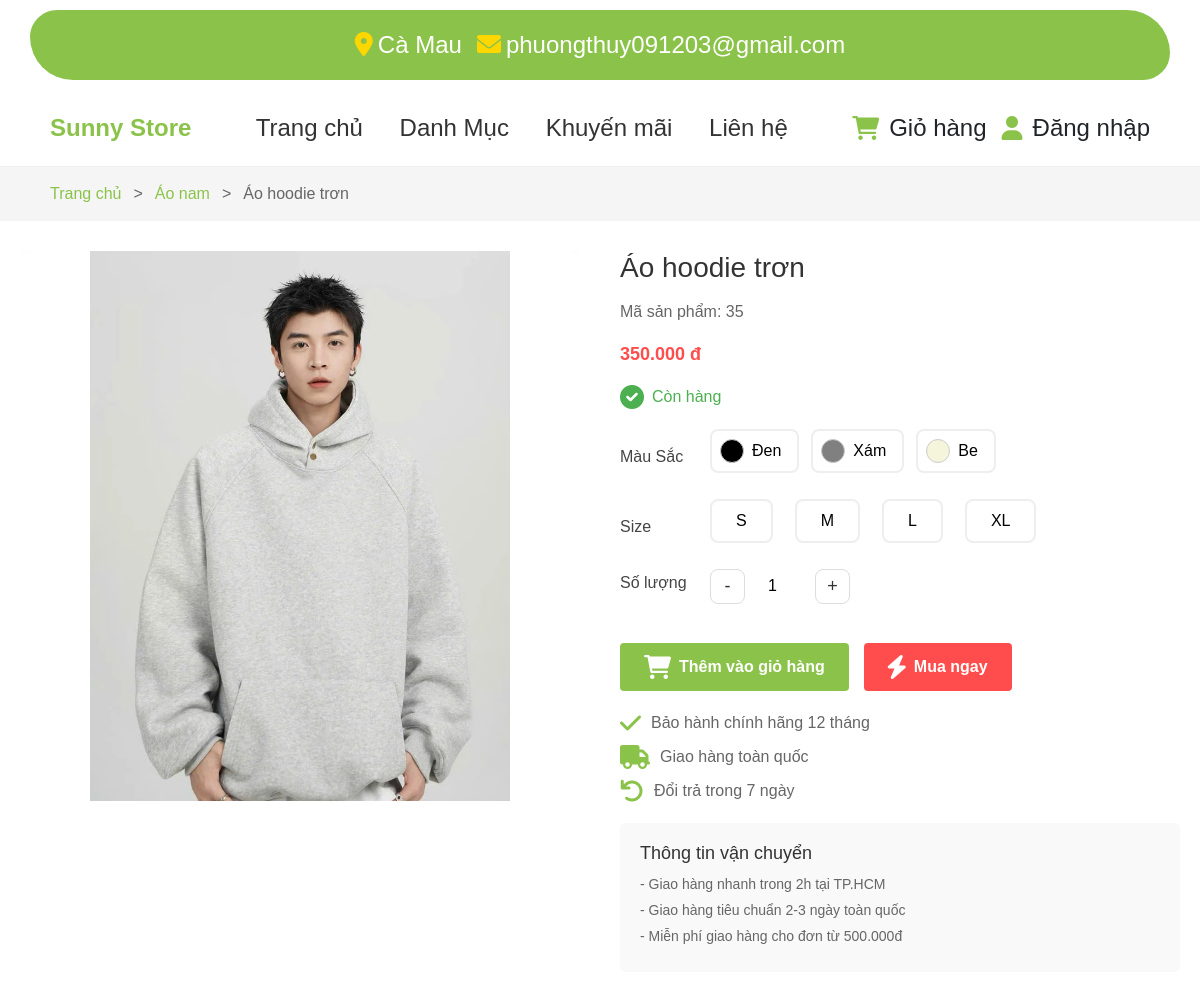
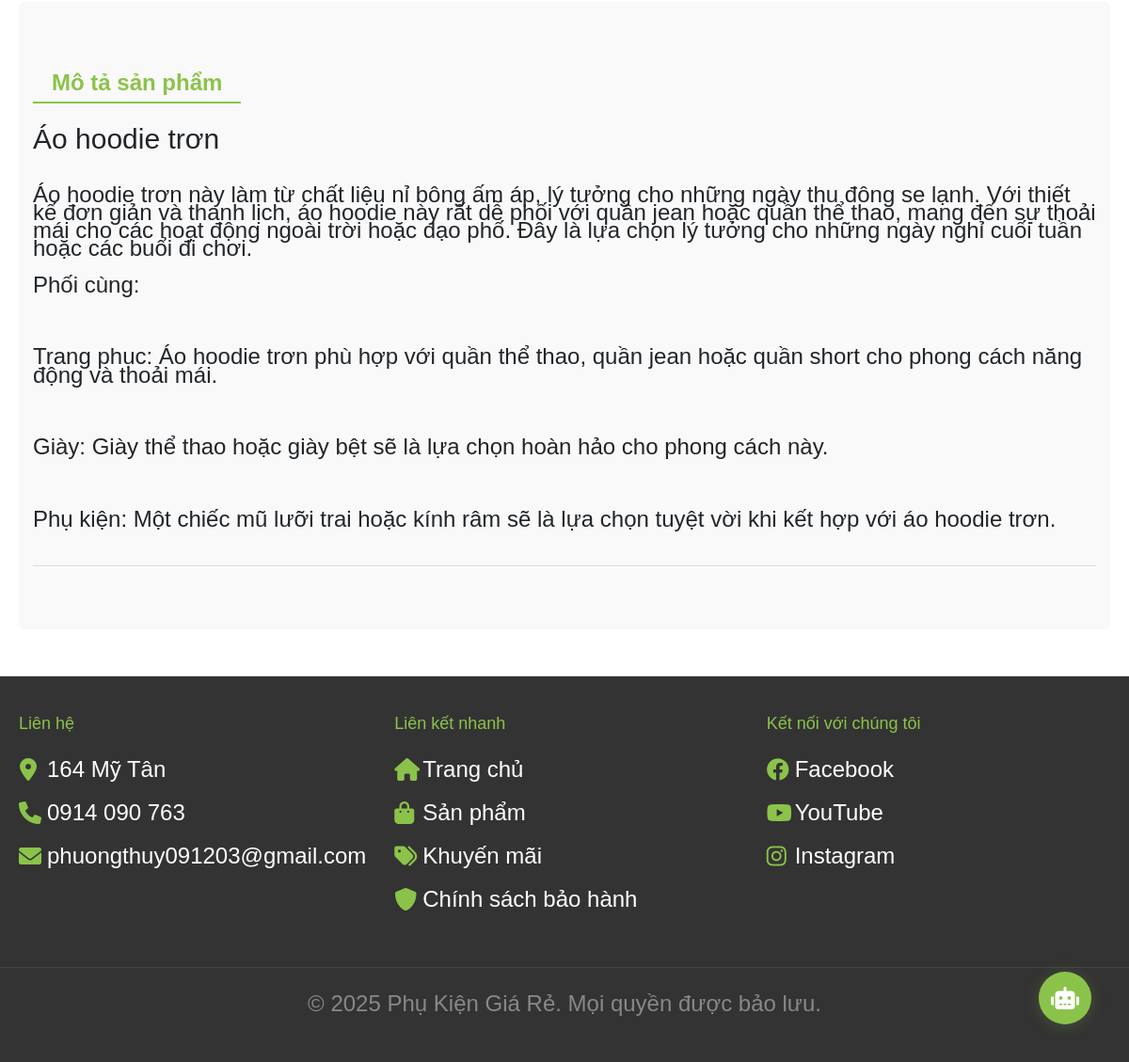
/ProductDetail.php?id=35, run on the app's committed database (2 pictures, top to bottom).
### tables this page shows
CREATE TABLE `danhmuc` (
  `danhmucid` int(11) NOT NULL,
  `tendanhmuc` varchar(255) NOT NULL
);

CREATE TABLE `sanpham` (
  `sanphamid` int(11) NOT NULL,
  `tensanpham` varchar(255) NOT NULL,
  `mota` text DEFAULT NULL,
  `gia` decimal(10,2) NOT NULL,
  `madanhmuc` int(11) DEFAULT NULL,
  `makhuyenmai` int(11) DEFAULT NULL,
  `chatlieu` varchar(255) DEFAULT NULL,
  `thuonghieu` varchar(255) DEFAULT NULL,
  `baohanh` varchar(255) DEFAULT NULL,
  `gianhap` decimal(10,2) DEFAULT NULL
);

CREATE TABLE `mausac` (
  `mausacid` int(11) NOT NULL,
  `tenmau` varchar(50) NOT NULL,
  `mamau` varchar(7) DEFAULT NULL COMMENT 'Mã màu hex, ví dụ: #FFFFFF'
);

CREATE TABLE `sanpham_size` (
  `id` int(11) NOT NULL,
  `sanphamid` int(11) NOT NULL,
  `sizeid` int(11) NOT NULL,
  `soluong` int(11) NOT NULL DEFAULT 0
);

CREATE TABLE `size` (
  `sizeid` int(11) NOT NULL,
  `kichco` varchar(10) NOT NULL
);

### connect.php (called while the page is built, shortened)
<?php
    $servername = "localhost";
    $username = "root";
    $password = "";
    $dbname = "shoplinhkien";
    $conn = mysqli_connect($servername, $username, $password, $dbname);
    function getProductDetail($productId) {
        global $conn;
        $sql = "SELECT s.*, h.duongdan, d.tendanhmuc
                FROM sanpham s
                LEFT JOIN hinhanhsanpham h ON s.sanphamid = h.masanpham
                LEFT JOIN danhmuc d ON s.madanhmuc = d.danhmucid
                WHERE s.sanphamid = " . intval($productId);
        $result = mysqli_query($conn, $sql);
        return mysqli_fetch_assoc($result);
    }
?>

### functions.php (called while the page is built, shortened)
<?php
if (!function_exists('getProductPromotion')) {
    function getProductPromotion($conn, $productId) {
        $sql = "SELECT k.*
                FROM khuyenmai k
                JOIN sanpham_khuyenmai sk ON k.khuyenmaiid = sk.khuyenmai_id
                WHERE sk.sanpham_id = ?
                AND k.ngaybatdau <= CURRENT_TIMESTAMP
                AND k.ngayketthuc >= CURRENT_TIMESTAMP";
        $stmt = $conn->prepare($sql);
        $stmt->bind_param("i", $productId);
        $stmt->execute();
        $result = $stmt->get_result();
        return null;
    }
}
?>

### ProductDetail.php (the view, shortened to what this page needs)
<?php
require_once 'connect.php';
require_once 'functions.php';
$productId = isset($_GET['id']) ? (int)$_GET['id'] : 0;
$product = getProductDetail($productId);
$sql = "SELECT SUM(soluong) as tonkho FROM sanpham_size WHERE sanphamid = ?";
$stmt = $conn->prepare($sql);
$stmt->bind_param("i", $productId);
$stmt->execute();
$result = $stmt->get_result();
$row = $result->fetch_assoc();
$product['tonkho'] = $row['tonkho'] ?? 0;
$images = [];
$sql = "SELECT duongdan FROM hinhanhsanpham WHERE masanpham = ?";
$stmt = $conn->prepare($sql);
$stmt->bind_param("i", $productId);
$stmt->execute();
$result = $stmt->get_result();
while ($row = $result->fetch_assoc()) {
    $images[] = $row['duongdan'];
}
$sizes = [];
$sql = "SELECT sz.sizeid, sz.kichco, ss.soluong
        FROM sanpham_size ss
        JOIN size sz ON ss.sizeid = sz.sizeid
        WHERE ss.sanphamid = ? AND ss.soluong > 0";
$stmt = $conn->prepare($sql);
$stmt->bind_param("i", $productId);
$stmt->execute();
$result = $stmt->get_result();
while ($row = $result->fetch_assoc()) {
    $sizes[] = $row;
}
$colors = [];
$sql = "SELECT ms.mausacid, ms.tenmau, ms.mamau
        FROM sanpham_mausac sm
        JOIN mausac ms ON sm.mausacid = ms.mausacid
        WHERE sm.sanphamid = ?";
$stmt = $conn->prepare($sql);
$stmt->bind_param("i", $productId);
$stmt->execute();
$result = $stmt->get_result();
while ($row = $result->fetch_assoc()) {
    $colors[] = $row;
}
$colorAvailable = [];
foreach ($colors as $cl) {
    $sql = "SELECT COUNT(*) as cnt FROM sanpham_size ss JOIN sanpham_mausac sm ON ss.sanphamid = sm.sanphamid WHERE ss.sanphamid = ? AND sm.mausacid = ? AND ss.soluong > 0";
    $stmt = $conn->prepare($sql);
    $stmt->bind_param("ii", $productId, $cl['mausacid']);
    $stmt->execute();
    $result = $stmt->get_result();
    $row = $result->fetch_assoc();
    $colorAvailable[$cl['mausacid']] = $row['cnt'] > 0;
}
?>
<!DOCTYPE html>
<html lang="en">
<head>
    <link href="https://cdnjs.cloudflare.com/ajax/libs/font-awesome/6.0.0/css/all.min.css" rel="stylesheet">
    <link href="https://cdn.jsdelivr.net/npm/bootstrap@5.3.0/dist/css/bootstrap.min.css" rel="stylesheet">
</head>
<body>
<?php include 'header.php'; ?>
    <div class="breadcrumb">
        <a href="home.php">Trang chủ</a>
        <span class="breadcrumb-separator">&gt;</span>
        <a href="?category=<?php echo $product['madanhmuc']; ?>"><?php echo $product['tendanhmuc']; ?></a>
        <span class="breadcrumb-separator">&gt;</span>
        <span><?php echo $product['tensanpham']; ?></span>
    </div>
    <div class="product-detail">
        <div class="product-gallery">
            <div id="productCarousel" class="carousel slide" data-bs-ride="carousel">
                <div class="carousel-inner">
                    <?php foreach ($images as $idx => $img): ?>
                        <div class="carousel-item <?php echo $idx === 0 ? 'active' : ''; ?>">
                            <img src="picture/<?php echo $img; ?>" class="d-block w-100" alt="Ảnh sản phẩm">
                        </div>
                    <?php endforeach; ?>
                </div>
                <?php if (count($images) > 1): ?>
                    <button class="carousel-control-prev" type="button" data-bs-target="#productCarousel" data-bs-slide="prev">
                        <span class="carousel-control-prev-icon" aria-hidden="true"></span>
                    </button>
                    <button class="carousel-control-next" type="button" data-bs-target="#productCarousel" data-bs-slide="next">
                        <span class="carousel-control-next-icon" aria-hidden="true"></span>
                    </button>
                <?php endif; ?>
            </div>
        </div>
        <div class="product-info">
            <h1 class="product-title"><?php echo $product['tensanpham']; ?></h1>
            <div class="product-code">Mã sản phẩm: <?php echo $product['sanphamid']; ?></div>
            <div class="price-container">
                <?php
                $promotion = getProductPromotion($conn, $product['sanphamid']);
                if ($promotion):
                    $discounted_price = calculateDiscountedPrice($product['gia'], $promotion);
                ?>
                    <div class="price-wrapper">
                        <span class="original-price"><?php echo number_format($product['gia'], 0, ',', '.'); ?>&nbsp;đ</span>
                        <span class="discounted-price"><?php echo number_format($discounted_price, 0, ',', '.'); ?>&nbsp;đ</span>
                    </div>
                    <span class="discount-badge">-<?php echo number_format ($promotion['giatrigiamgia'],0,',',','); ?>&nbsp;đ</span>
                <?php else: ?>
                    <span class="normal-price"><?php echo number_format($product['gia'], 0, ',', '.'); ?>&nbsp;đ</span>
                <?php endif; ?>
            </div>
            <div class="stock-status">
                <?php if ($product['tonkho'] > 0): ?>
                    <i class="fas fa-check-circle" style="color: #4CAF50;"></i> Còn hàng
                <?php else: ?>
                    <i class="fas fa-times-circle" style="color: #f44336;"></i> Hết hàng
                <?php endif; ?>
            </div>
            <div class="product-actions">
                <div class="product-options" style="margin-bottom: 16px;">
                    <?php if (count($colors) > 0): ?>
                        <div style="display: flex; align-items: center; margin-bottom: 8px;">
                            <span class="product-options-label">Màu Sắc</span>
                            <div class="color-options">
                                <?php foreach ($colors as $cl): ?>
                                    <button type="button" class="color-btn" data-color-id="<?php echo $cl['mausacid']; ?>" style="<?php if($cl['mamau']) echo 'background: #fff;'; ?>" <?php echo !$colorAvailable[$cl['mausacid']] ? 'disabled' : ''; ?>>
                                        <span class="color-dot" style="background: <?php echo htmlspecialchars($cl['mamau']); ?>;"></span>
                                        <?php echo htmlspecialchars($cl['tenmau']); ?>
                                    </button>
                                <?php endforeach; ?>
                            </div>
                        </div>
                    <?php endif; ?>
                    <?php if (count($sizes) > 0): ?>
                        <div style="display: flex; align-items: center; margin-bottom: 8px;">
                            <span class="product-options-label">Size</span>
                            <div class="size-options">
                                <?php foreach ($sizes as $sz): ?>
                                    <button type="button" class="size-btn" data-size-id="<?php echo $sz['sizeid']; ?>" <?php echo $sz['soluong'] <= 0 ? 'disabled' : ''; ?>>
                                        <?php echo htmlspecialchars($sz['kichco']); ?>
                                    </button>
                                <?php endforeach; ?>
                            </div>
                        </div>
                    <?php endif; ?>
                    <div style="display: flex; align-items: center; margin-bottom: 8px;">
                        <span class="product-options-label">Số lượng</span>
                        <div class="quantity-selector">
                            <button onclick="decreaseQuantity()" <?php echo $product['tonkho'] <= 0 ? 'disabled' : ''; ?>>-</button>
                            <input type="number" id="quantity" value="1" min="1" max="<?php echo $product['tonkho']; ?>"
                                   <?php echo $product['tonkho'] <= 0 ? 'disabled' : ''; ?>>
                            <button onclick="increaseQuantity()" <?php echo $product['tonkho'] <= 0 ? 'disabled' : ''; ?>>+</button>
                        </div>
                    </div>
                </div>
                <div class="button-group">
                    <button class="add-to-cart-btn" onclick="addToCart(<?php echo $product['sanphamid']; ?>)"
                            <?php echo $product['tonkho'] <= 0 ? 'disabled' : ''; ?>>
                        <i class="fas fa-shopping-cart"></i> Thêm vào giỏ hàng
                    </button>
                    <button class="buy-now-btn" onclick="buyNow(<?php echo $product['sanphamid']; ?>)"
                            <?php echo $product['tonkho'] <= 0 ? 'disabled' : ''; ?>>
                        <i class="fas fa-bolt"></i> Mua ngay
                    </button>
                </div>
            </div>
            <div class="product-features">
                <div class="feature-item">
                    <i class="fas fa-check"></i> Bảo hành chính hãng 12 tháng
                </div>
                <div class="feature-item">
                    <i class="fas fa-truck"></i> Giao hàng toàn quốc
                </div>
                <div class="feature-item">
                    <i class="fas fa-undo"></i> Đổi trả trong 7 ngày
                </div>
            </div>
            <div class="shipping-info">
                <h3>Thông tin vận chuyển</h3>
                <p>- Giao hàng nhanh trong 2h tại TP.HCM</p>
                <p>- Giao hàng tiêu chuẩn 2-3 ngày toàn quốc</p>
                <p>- Miễn phí giao hàng cho đơn từ 500.000đ</p>
            </div>
        </div>
    </div>
    <div style="max-width: 1200px; margin: 0 auto; padding: 0 20px;">
        <div class="product-description">
            <div class="description-tabs">
                 <button class="tab-button active">Mô tả sản phẩm</button>
                <h5 style="margin-top: 10px;"><?php echo $product['tensanpham']; ?></h5>
                <?php
                echo nl2br($product['mota']);
                ?>
            </div>
        </div>
    </div>
    <?php include 'footer.php'; ?>
</body>
</html>

### ProductDetail.php (style rules this page uses)
* { margin: 0; padding: 0; font-size: 24px; box-sizing: border-box; font-family: Arial, sans-serif; }
.breadcrumb { display: flex; align-items: center; padding: 15px 50px; background: #f5f5f5; gap: 8px; font-size: 16px; }
.breadcrumb a { color: #8BC34A; text-decoration: none; font-size: 16px; }
.breadcrumb span { color: #666; font-size: 16px; }
.breadcrumb-separator { color: #bbb; font-size: 18px; margin: 0 4px; display: flex; align-items: center; user-select: none; }
.product-detail { max-width: 1200px; margin: 30px auto; padding: 0 20px; display: flex; gap: 40px; }
.product-gallery { flex: 1; }
#productCarousel { width: 100%; height: 550px; border-radius: 8px; overflow: hidden; background: #f5f5f5; margin-bottom: 20px; }
#productCarousel .carousel-inner { width: 100%; height: 550px; }
#productCarousel img { width: 100%; height: 100%; object-fit: contain; display: block; margin: 0 auto; background: #f5f5f5; border-radius: 8px; }
.product-info { flex: 1; }
.product-title { font-size: 28px; color: #333; margin-bottom: 15px; }
.product-code { color: #666; font-size: 16px; margin-bottom: 20px; }
.stock-status { color: #4CAF50; font-size: 16px; margin-bottom: 20px; }
.product-actions { margin-top: 20px; display: flex; flex-direction: column; gap: 15px; }
.quantity-selector { display: flex; align-items: center; gap: 10px; }
.quantity-selector button { width: 35px; height: 35px; background: #fff; color: #333; border: 1px solid #ddd; border-radius: 8px; cursor: pointer; font-size: 18px; transition: all 0.3s; margin: 0; padding: 0; display: flex; align-items: center; justify-content: center; }
.quantity-selector input { min-width: 30px; text-align: center; font-size: 16px; margin: 0; padding: 0; background: transparent; display: flex; align-items: center; justify-content: center; border: none; width: 50px; height: 35px; }
.button-group { display: flex; gap: 15px; }
.add-to-cart-btn, .buy-now-btn { padding: 12px 24px; border: none; border-radius: 4px; cursor: pointer; font-size: 16px; font-weight: bold; display: flex; align-items: center; gap: 8px; transition: background-color 0.3s ease; }
.add-to-cart-btn { background-color: #8BC34A; color: white; }
.buy-now-btn { background-color: #ff4d4d; color: white; }
.stock-status { margin: 15px 0; font-size: 16px; display: flex; align-items: center; gap: 8px; }
.product-code { color: #666; margin: 5px 0; }
.product-description { margin: 15px 0; padding: 15px; background: #f9f9f9; border-radius: 5px; white-space: pre-line; line-height: 0.8; font-size: 40px; }
.description-tabs { border-bottom: 1px solid #ddd; margin-bottom: 20px; padding-bottom: 20px; }
.tab-button { padding: 10px 20px; border: none; background: none; cursor: pointer; font-size: 24px; font-weight: bold; color: #666; margin-bottom: 10px; }
.tab-button.active { color: #8BC34A; border-bottom: 2px solid #8BC34A; }
.shipping-info { margin-top: 20px; padding: 20px; background: #f9f9f9; border-radius: 5px; }
.shipping-info h3 { font-size: 18px; color: #333; margin-bottom: 10px; }
.shipping-info p { font-size: 14px; color: #666; margin-bottom: 5px; }
.product-features { margin-top: 20px; }
.feature-item { display: flex; align-items: center; margin-bottom: 10px; font-size: 16px; color: #666; }
.feature-item i { color: #8BC34A; margin-right: 10px; }
.price-container { margin: 10px 0; }
.discounted-price, .normal-price { color: #ff4d4d; font-size: 18px; font-weight: bold; }
.color-options, .size-options { display: flex; flex-wrap: wrap; gap: 12px; margin-bottom: 18px; align-items: center; }
.color-btn { display: flex; align-items: center; gap: 8px; border: 2px solid #eee; border-radius: 8px; background: #fff; padding: 8px 16px 8px 8px; cursor: pointer; font-size: 16px; transition: border 0.2s, box-shadow 0.2s; min-width: 80px; min-height: 40px; position: relative; }
.color-btn .color-dot { width: 24px; height: 24px; border-radius: 50%; border: 1.5px solid #ccc; display: inline-block; background: #eee; }
.size-btn { border: 2px solid #eee; border-radius: 8px; background: #fff; padding: 8px 24px; font-size: 16px; cursor: pointer; min-width: 60px; min-height: 40px; transition: border 0.2s, box-shadow 0.2s; margin-right: 10px; }
.product-options-label { min-width: 90px; display: inline-block; font-size: 16px; color: #444; margin-bottom: 6px; }

### header.php (style rules this page uses)
* { margin: 0; padding: 0; font-size: 24px; box-sizing: border-box; font-family: Arial, sans-serif; }

### data on the page
danhmuc: tendanhmuc "Áo nam"
sanpham: tensanpham "Áo hoodie trơn", sanphamid "35", gia "350.000", mota "Áo hoodie trơn này làm từ chất liệu nỉ bông ấm áp, lý tưởng cho những ngày thu đông se lạnh. Với thiết kế đơn giản và thanh lịch, áo hoodie này rất dễ phối với quần jean hoặc quần thể thao, mang đến sự thoải mái cho các hoạt động ngoài trời hoặc dạo phố. Đây là lựa chọn lý tưởng cho những ngày nghỉ cuối tuần hoặc các buổi đi chơi. Phối cùng: Trang phục: Áo hoodie trơn phù hợp với quần thể thao, quần jean hoặc quần short cho phong cách năng động và thoải mái. Giày: Giày thể thao hoặc giày bệt sẽ là lựa chọn hoàn hảo cho phong cách này. Phụ kiện: Một chiếc mũ lưỡi trai hoặc kính râm sẽ là lựa chọn tuyệt vời khi kết hợp với áo hoodie trơn."
mausac: tenmau "Đen"
mausac: tenmau "Xám"
mausac: tenmau "Be"
sanpham_size: sizeid.kichco "S"
sanpham_size: sizeid.kichco "M"
sanpham_size: sizeid.kichco "L"
sanpham_size: sizeid.kichco "XL"
